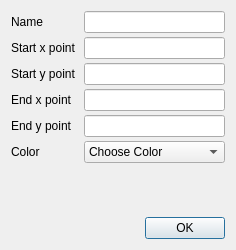
<?xml version="1.0" encoding="UTF-8"?>
<ui version="4.0">
 <class>DrawLine</class>
 <widget class="QDialog" name="DrawLine">
  <property name="geometry">
   <rect>
    <x>0</x>
    <y>0</y>
    <width>236</width>
    <height>250</height>
   </rect>
  </property>
  <property name="windowTitle">
   <string>Draw Line</string>
  </property>
  <property name="styleSheet">
   <string notr="true"/>
  </property>
  <layout class="QVBoxLayout" name="verticalLayout">
   <item>
    <layout class="QFormLayout" name="formLayout">
     <property name="horizontalSpacing">
      <number>5</number>
     </property>
     <property name="verticalSpacing">
      <number>4</number>
     </property>
     <item row="0" column="0">
      <widget class="QLabel" name="label_5">
       <property name="text">
        <string>Name</string>
       </property>
      </widget>
     </item>
     <item row="0" column="1">
      <widget class="QLineEdit" name="name"/>
     </item>
     <item row="1" column="0">
      <widget class="QLabel" name="label">
       <property name="text">
        <string>Start x point</string>
       </property>
      </widget>
     </item>
     <item row="1" column="1">
      <widget class="QLineEdit" name="startx"/>
     </item>
     <item row="2" column="0">
      <widget class="QLabel" name="label_2">
       <property name="text">
        <string>Start y point </string>
       </property>
      </widget>
     </item>
     <item row="2" column="1">
      <widget class="QLineEdit" name="starty"/>
     </item>
     <item row="3" column="0">
      <widget class="QLabel" name="label_3">
       <property name="text">
        <string>End x point</string>
       </property>
      </widget>
     </item>
     <item row="3" column="1">
      <widget class="QLineEdit" name="endx"/>
     </item>
     <item row="4" column="0">
      <widget class="QLabel" name="label_4">
       <property name="text">
        <string>End y point </string>
       </property>
      </widget>
     </item>
     <item row="4" column="1">
      <widget class="QLineEdit" name="endy"/>
     </item>
     <item row="5" column="0">
      <widget class="QLabel" name="label_6">
       <property name="text">
        <string>Color</string>
       </property>
      </widget>
     </item>
     <item row="5" column="1">
      <widget class="QComboBox" name="comboBox">
       <item>
        <property name="text">
         <string>Choose Color</string>
        </property>
       </item>
       <item>
        <property name="text">
         <string>Black</string>
        </property>
       </item>
       <item>
        <property name="text">
         <string>Blue</string>
        </property>
       </item>
       <item>
        <property name="text">
         <string>Red</string>
        </property>
       </item>
      </widget>
     </item>
    </layout>
   </item>
   <item>
    <layout class="QHBoxLayout" name="horizontalLayout">
     <item>
      <spacer name="horizontalSpacer">
       <property name="orientation">
        <enum>Qt::Horizontal</enum>
       </property>
       <property name="sizeHint" stdset="0">
        <size>
         <width>40</width>
         <height>20</height>
        </size>
       </property>
      </spacer>
     </item>
     <item>
      <widget class="QPushButton" name="pushButton">
       <property name="text">
        <string>OK</string>
       </property>
      </widget>
     </item>
    </layout>
   </item>
  </layout>
 </widget>
 <resources/>
 <connections/>
</ui>
